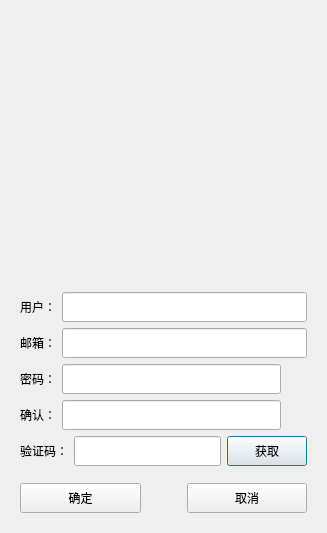
<?xml version="1.0" encoding="UTF-8"?>
<ui version="4.0">
 <class>RegisterDialog</class>
 <widget class="QDialog" name="RegisterDialog">
  <property name="geometry">
   <rect>
    <x>0</x>
    <y>0</y>
    <width>327</width>
    <height>533</height>
   </rect>
  </property>
  <property name="windowTitle">
   <string>Dialog</string>
  </property>
  <layout class="QVBoxLayout" name="verticalLayout_2">
   <item>
    <widget class="QStackedWidget" name="stackedWidget">
     <widget class="QWidget" name="page">
      <layout class="QVBoxLayout" name="verticalLayout">
       <item>
        <widget class="QWidget" name="widget_2" native="true">
         <layout class="QGridLayout" name="gridLayout">
          <item row="0" column="0">
           <widget class="QLabel" name="label">
            <property name="minimumSize">
             <size>
              <width>200</width>
              <height>200</height>
             </size>
            </property>
            <property name="maximumSize">
             <size>
              <width>200</width>
              <height>200</height>
             </size>
            </property>
            <property name="text">
             <string/>
            </property>
            <property name="pixmap">
             <pixmap resource="res.qrc">:/images/wechatimg.png</pixmap>
            </property>
            <property name="scaledContents">
             <bool>true</bool>
            </property>
            <property name="alignment">
             <set>Qt::AlignCenter</set>
            </property>
           </widget>
          </item>
         </layout>
        </widget>
       </item>
       <item>
        <spacer name="verticalSpacer_2">
         <property name="orientation">
          <enum>Qt::Vertical</enum>
         </property>
         <property name="sizeHint" stdset="0">
          <size>
           <width>20</width>
           <height>40</height>
          </size>
         </property>
        </spacer>
       </item>
       <item>
        <widget class="QWidget" name="widget" native="true">
         <layout class="QVBoxLayout" name="verticalLayout_3">
          <item>
           <widget class="QLabel" name="lab_errTip">
            <property name="text">
             <string/>
            </property>
            <property name="alignment">
             <set>Qt::AlignCenter</set>
            </property>
           </widget>
          </item>
         </layout>
        </widget>
       </item>
       <item>
        <layout class="QHBoxLayout" name="horizontalLayout">
         <item>
          <widget class="QLabel" name="lab_user">
           <property name="minimumSize">
            <size>
             <width>30</width>
             <height>30</height>
            </size>
           </property>
           <property name="text">
            <string>用户：</string>
           </property>
          </widget>
         </item>
         <item>
          <widget class="QLineEdit" name="edit_user">
           <property name="minimumSize">
            <size>
             <width>30</width>
             <height>30</height>
            </size>
           </property>
          </widget>
         </item>
        </layout>
       </item>
       <item>
        <layout class="QHBoxLayout" name="horizontalLayout_3">
         <item>
          <widget class="QLabel" name="lab_email">
           <property name="minimumSize">
            <size>
             <width>30</width>
             <height>30</height>
            </size>
           </property>
           <property name="text">
            <string>邮箱：</string>
           </property>
          </widget>
         </item>
         <item>
          <widget class="QLineEdit" name="edit_email">
           <property name="minimumSize">
            <size>
             <width>30</width>
             <height>30</height>
            </size>
           </property>
          </widget>
         </item>
        </layout>
       </item>
       <item>
        <layout class="QHBoxLayout" name="horizontalLayout_2">
         <item>
          <widget class="QLabel" name="lab_pwd">
           <property name="minimumSize">
            <size>
             <width>30</width>
             <height>30</height>
            </size>
           </property>
           <property name="text">
            <string>密码：</string>
           </property>
          </widget>
         </item>
         <item>
          <widget class="QLineEdit" name="edit_pwd">
           <property name="minimumSize">
            <size>
             <width>30</width>
             <height>30</height>
            </size>
           </property>
          </widget>
         </item>
         <item>
          <widget class="ClickedLabel" name="lab_pwd_visible">
           <property name="minimumSize">
            <size>
             <width>20</width>
             <height>20</height>
            </size>
           </property>
           <property name="text">
            <string/>
           </property>
           <property name="scaledContents">
            <bool>true</bool>
           </property>
          </widget>
         </item>
        </layout>
       </item>
       <item>
        <layout class="QHBoxLayout" name="horizontalLayout_4">
         <item>
          <widget class="QLabel" name="lab_confirm">
           <property name="minimumSize">
            <size>
             <width>30</width>
             <height>30</height>
            </size>
           </property>
           <property name="text">
            <string>确认：</string>
           </property>
          </widget>
         </item>
         <item>
          <widget class="QLineEdit" name="edit_confirm">
           <property name="minimumSize">
            <size>
             <width>30</width>
             <height>30</height>
            </size>
           </property>
          </widget>
         </item>
         <item>
          <widget class="ClickedLabel" name="lab_confirm_visible">
           <property name="minimumSize">
            <size>
             <width>20</width>
             <height>20</height>
            </size>
           </property>
           <property name="text">
            <string/>
           </property>
           <property name="scaledContents">
            <bool>true</bool>
           </property>
          </widget>
         </item>
        </layout>
       </item>
       <item>
        <layout class="QHBoxLayout" name="horizontalLayout_6">
         <item>
          <widget class="QLabel" name="lab_verify">
           <property name="minimumSize">
            <size>
             <width>30</width>
             <height>30</height>
            </size>
           </property>
           <property name="text">
            <string>验证码：</string>
           </property>
          </widget>
         </item>
         <item>
          <widget class="QLineEdit" name="edit_verify">
           <property name="minimumSize">
            <size>
             <width>30</width>
             <height>30</height>
            </size>
           </property>
          </widget>
         </item>
         <item>
          <widget class="TimerBtn" name="btn_getCode">
           <property name="minimumSize">
            <size>
             <width>30</width>
             <height>30</height>
            </size>
           </property>
           <property name="text">
            <string>获取</string>
           </property>
          </widget>
         </item>
        </layout>
       </item>
       <item>
        <spacer name="verticalSpacer_3">
         <property name="orientation">
          <enum>Qt::Vertical</enum>
         </property>
         <property name="sizeType">
          <enum>QSizePolicy::Preferred</enum>
         </property>
         <property name="sizeHint" stdset="0">
          <size>
           <width>20</width>
           <height>40</height>
          </size>
         </property>
        </spacer>
       </item>
       <item>
        <layout class="QHBoxLayout" name="horizontalLayout_7">
         <item>
          <widget class="QPushButton" name="btn_ok">
           <property name="minimumSize">
            <size>
             <width>20</width>
             <height>30</height>
            </size>
           </property>
           <property name="text">
            <string>确定</string>
           </property>
          </widget>
         </item>
         <item>
          <spacer name="horizontalSpacer">
           <property name="orientation">
            <enum>Qt::Horizontal</enum>
           </property>
           <property name="sizeType">
            <enum>QSizePolicy::Fixed</enum>
           </property>
           <property name="sizeHint" stdset="0">
            <size>
             <width>40</width>
             <height>20</height>
            </size>
           </property>
          </spacer>
         </item>
         <item>
          <widget class="QPushButton" name="btn_cancel">
           <property name="minimumSize">
            <size>
             <width>20</width>
             <height>30</height>
            </size>
           </property>
           <property name="text">
            <string>取消</string>
           </property>
          </widget>
         </item>
        </layout>
       </item>
      </layout>
     </widget>
     <widget class="QWidget" name="page_2">
      <layout class="QVBoxLayout" name="verticalLayout_7">
       <item>
        <layout class="QVBoxLayout" name="verticalLayout_5">
         <item>
          <layout class="QGridLayout" name="gridLayout_3">
           <item row="0" column="0">
            <widget class="QLabel" name="lab_tip">
             <property name="text">
              <string>注册成功，5 s后自动返回登录界面</string>
             </property>
             <property name="scaledContents">
              <bool>false</bool>
             </property>
             <property name="alignment">
              <set>Qt::AlignCenter</set>
             </property>
            </widget>
           </item>
           <item row="1" column="0">
            <layout class="QGridLayout" name="gridLayout_2">
             <item row="0" column="1">
              <widget class="QPushButton" name="btn_to_login">
               <property name="text">
                <string>返回登录</string>
               </property>
              </widget>
             </item>
             <item row="0" column="0">
              <spacer name="horizontalSpacer_2">
               <property name="orientation">
                <enum>Qt::Horizontal</enum>
               </property>
               <property name="sizeHint" stdset="0">
                <size>
                 <width>40</width>
                 <height>20</height>
                </size>
               </property>
              </spacer>
             </item>
             <item row="0" column="2">
              <spacer name="horizontalSpacer_3">
               <property name="orientation">
                <enum>Qt::Horizontal</enum>
               </property>
               <property name="sizeHint" stdset="0">
                <size>
                 <width>40</width>
                 <height>20</height>
                </size>
               </property>
              </spacer>
             </item>
            </layout>
           </item>
          </layout>
         </item>
        </layout>
       </item>
      </layout>
     </widget>
    </widget>
   </item>
  </layout>
 </widget>
 <customwidgets>
  <customwidget>
   <class>ClickedLabel</class>
   <extends>QLabel</extends>
   <header>clickedlabel.h</header>
  </customwidget>
  <customwidget>
   <class>TimerBtn</class>
   <extends>QPushButton</extends>
   <header>timerbtn.h</header>
  </customwidget>
 </customwidgets>
 <resources>
  <include location="res.qrc"/>
 </resources>
 <connections/>
</ui>
